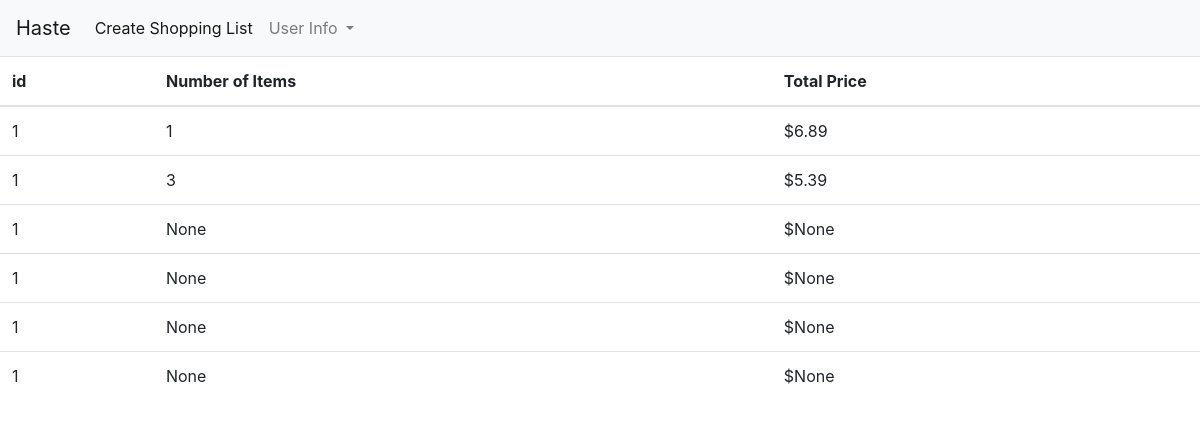
The page /home (signed in) on the database as committed earlier.
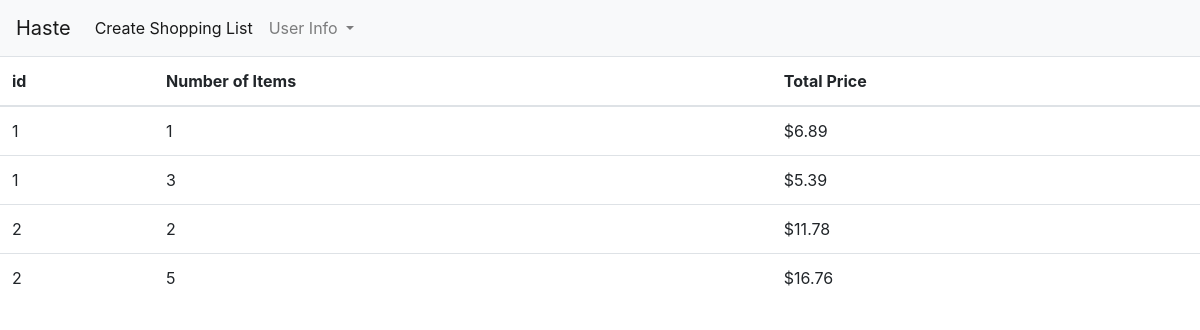
The same page on the database as committed later.
### app/models.py (models this page shows, shortened)
class Request(db.Model):
    id = db.Column(db.Integer, primary_key=True)
    time_of_order = db.Column(db.DateTime, default=datetime.utcnow)
    placed_by = db.Column(db.Integer, db.ForeignKey('user.id'))
    accepted_by = db.Column(db.Integer, db.ForeignKey('user.id'))
    completed = db.Column(db.Boolean, default=False)
    contents = db.relationship('Content', backref='cart', lazy='dynamic')

class User(UserMixin, db.Model):
    id = db.Column(db.Integer, primary_key=True)
    phone = db.Column(db.String(10), index=True, unique=True)
    email = db.Column(db.String(128), index=True, unique=True)
    password_hash = db.Column(db.String(128))
    school = db.Column(db.String(128), index=True)
    requests = db.relationship('Request', foreign_keys='[Request.placed_by]', backref='author', lazy='dynamic')
    completed_requests = db.relationship('Request', foreign_keys='[Request.accepted_by]', backref='shopper', lazy='dynamic')

### app/main/routes.py (the view)
@bp.route('/home', methods=['GET', 'POST'])
@login_required
def home():
    requests = Request.query.filter_by(accepted_by=None).all()
    quantity_price = []
    for req in requests:
        quantity = Content.query.with_entities(func.sum(Content.quantity).label('total_q')).filter(Content.req_id==req.id)[0].total_q
        price = db.engine.execute("SELECT ROUND(SUM(content.quantity * item.price), 2) as sum FROM content JOIN item ON content.item_id=item.id WHERE req_id=:val", {'val': req.id})
        sum = 0
        for row in price:
            sum = row['sum']
        quantity_price.append({'quantity': quantity, 'sum': sum})
        print(quantity)
        print(sum)
    return render_template('home.html', rqp=zip(requests, quantity_price))

### app/models.py (called while the page is built)
@login.user_loader
def load_user(id):
    return User.query.get(int(id))

### app/templates/home.html
{% extends "base.html" %}
{% block content %}
<div id="requests">
    <table class="table">
        <thead>
            <tr>
                <th scope="col">id</th>
                <th scope="col">Number of Items</th>
                <th scope="col">Total Price</th>
            </tr>
        </thead>
        <tbody>
            {% for request, qp in rqp %}
            <tr>
                <td scope="row">{{ request.author.id }}</td>
                <td scope="row">{{ qp['quantity'] }}</td>
                <td scope="row">${{ qp['sum'] }}</td>
            </tr>
            {% endfor %}
        </tbody>
    </table>
</div>
{% endblock %}

### app/templates/base.html (shortened to what this page needs)
<!DOCTYPE html>
<html>
<head>
    <link href="https://stackpath.bootstrapcdn.com/bootstrap/4.1.3/css/bootstrap.min.css" rel="stylesheet">
    <link rel="stylesheet" type="text/css" href= "{{ url_for('static',filename='styles.css') }}">
</head>
<body>
    <nav class="navbar navbar-expand-lg navbar-light bg-light">
        <a class="navbar-brand" href="{{ url_for('main.home') }}">Haste</a>
        <div class="collapse navbar-collapse" id="navbarSupportedContent">
            <ul class="navbar-nav mr-auto">
            <li class="nav-item active">
                <a class="nav-link" href="{{ url_for('main.new_order') }}">Create Shopping List<span class="sr-only">(current)</span></a>
            </li>
            <li class="nav-item dropdown">
                <a class="nav-link dropdown-toggle" href="#" id="navbarDropdown" role="button" data-toggle="dropdown" aria-haspopup="true" aria-expanded="false">
                User Info
                </a>
            </li>
            </ul>
        </div>
    </nav>
    {% block content %}{% endblock %}
</body>

Rows that differ between the two databases and show on the page:
removed Request: author.id "1", quantity "None", sum "None"
removed Request: author.id "1", quantity "None", sum "None"
changed Request (number 3 of 4 on the later page): author.id "1" → "2"; quantity "None" → "2"; sum "None" → "11.78"
changed Request (number 4 of 4 on the later page): author.id "1" → "2"; quantity "None" → "5"; sum "None" → "16.76"
